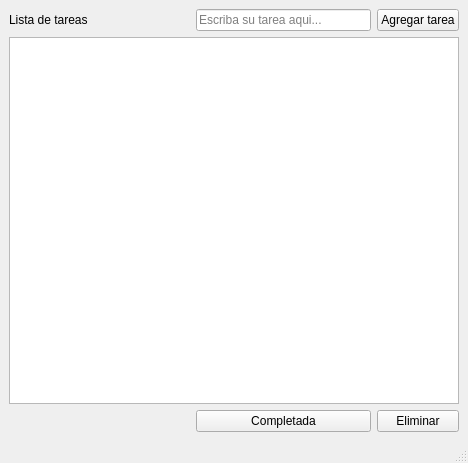
<?xml version="1.0" encoding="UTF-8"?>
<ui version="4.0">
 <class>MainWindow</class>
 <widget class="QMainWindow" name="MainWindow">
  <property name="geometry">
   <rect>
    <x>0</x>
    <y>0</y>
    <width>468</width>
    <height>463</height>
   </rect>
  </property>
  <property name="windowTitle">
   <string>MainWindow</string>
  </property>
  <widget class="QWidget" name="centralwidget">
   <layout class="QGridLayout" name="gridLayout">
    <item row="3" column="2">
     <widget class="QPushButton" name="pushButton_3">
      <property name="text">
       <string>Completada</string>
      </property>
     </widget>
    </item>
    <item row="3" column="3">
     <widget class="QPushButton" name="pushButton_2">
      <property name="text">
       <string>Eliminar</string>
      </property>
     </widget>
    </item>
    <item row="0" column="2">
     <widget class="QLineEdit" name="lineEdit">
      <property name="placeholderText">
       <string>Escriba su tarea aqui...</string>
      </property>
     </widget>
    </item>
    <item row="0" column="0">
     <widget class="QLabel" name="label">
      <property name="text">
       <string>Lista de tareas</string>
      </property>
     </widget>
    </item>
    <item row="1" column="0" colspan="4">
     <widget class="QListWidget" name="listWidget"/>
    </item>
    <item row="3" column="0">
     <spacer name="horizontalSpacer">
      <property name="orientation">
       <enum>Qt::Horizontal</enum>
      </property>
      <property name="sizeHint" stdset="0">
       <size>
        <width>40</width>
        <height>20</height>
       </size>
      </property>
     </spacer>
    </item>
    <item row="0" column="3">
     <widget class="QPushButton" name="pushButton">
      <property name="text">
       <string>Agregar tarea</string>
      </property>
     </widget>
    </item>
   </layout>
  </widget>
  <widget class="QMenuBar" name="menubar">
   <property name="geometry">
    <rect>
     <x>0</x>
     <y>0</y>
     <width>468</width>
     <height>22</height>
    </rect>
   </property>
  </widget>
  <widget class="QStatusBar" name="statusbar"/>
 </widget>
 <resources/>
 <connections>
  <connection>
   <sender>pushButton_3</sender>
   <signal>clicked()</signal>
   <receiver>MainWindow</receiver>
   <slot>completar()</slot>
   <hints>
    <hint type="sourcelabel">
     <x>368</x>
     <y>427</y>
    </hint>
    <hint type="destinationlabel">
     <x>114</x>
     <y>434</y>
    </hint>
   </hints>
  </connection>
  <connection>
   <sender>pushButton_2</sender>
   <signal>clicked()</signal>
   <receiver>MainWindow</receiver>
   <slot>eliminar()</slot>
   <hints>
    <hint type="sourcelabel">
     <x>453</x>
     <y>425</y>
    </hint>
    <hint type="destinationlabel">
     <x>462</x>
     <y>439</y>
    </hint>
   </hints>
  </connection>
  <connection>
   <sender>pushButton</sender>
   <signal>clicked()</signal>
   <receiver>MainWindow</receiver>
   <slot>agregar()</slot>
   <hints>
    <hint type="sourcelabel">
     <x>404</x>
     <y>49</y>
    </hint>
    <hint type="destinationlabel">
     <x>425</x>
     <y>57</y>
    </hint>
   </hints>
  </connection>
 </connections>
 <slots>
  <slot>completar()</slot>
  <slot>eliminar()</slot>
  <slot>agregar()</slot>
 </slots>
</ui>
